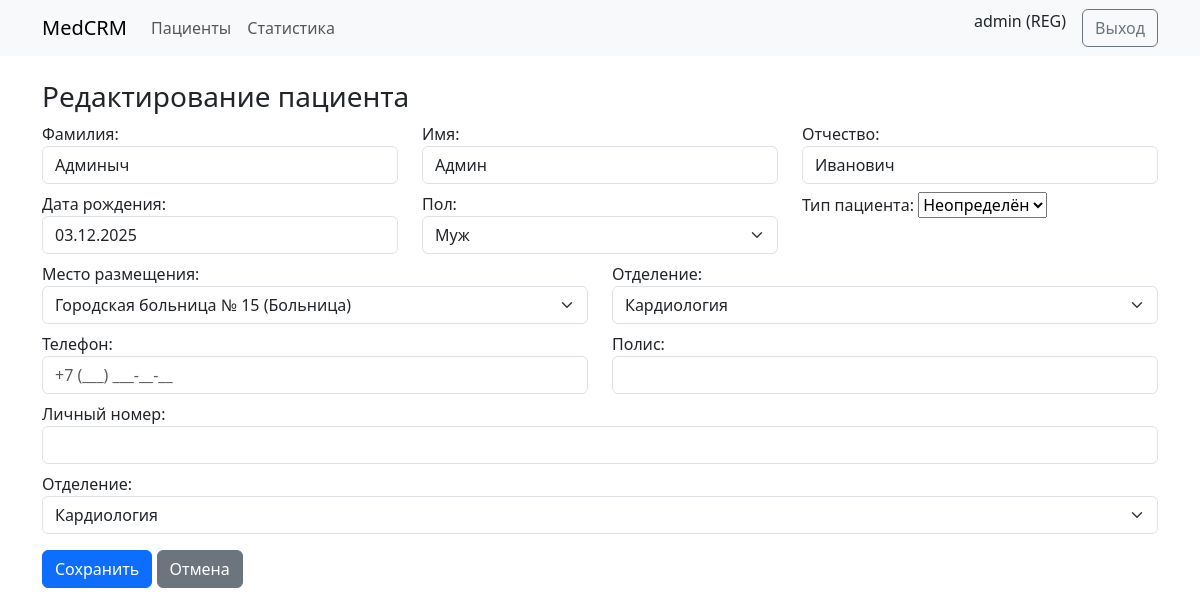
The page /patients/9/edit/ (signed in) on the database its author committed.
### accounts/models.py (models this page shows, shortened)
class User(AbstractUser):
    class Role(models.TextChoices):
        ADMIN = "ADMIN", "Администратор"
        REGISTRAR = "REG", "Регистратор"
        DOCTOR = "DOC", "Врач"
        NURSE = "NUR", "Медсестра"
        PHARMACIST = "PHARM", "Провизор"
        LAB = "LAB", "Лаборант"
    role = models.CharField(max_length=10, choices=Role.choices, default=Role.REGISTRAR)
    department = models.CharField(
        "Отделение",
        max_length=20,
        choices=DEPARTMENTS,
        blank=True,
        null=True,
        help_text="Обязательно для регистраторов, врачей и медсестер"
    )

### patients/models.py (models this page shows, shortened)
class Patient(models.Model):
    GENDER_CHOICES = [
        ("M", "Муж"),
        ("F", "Жен"),
    ]
    PATIENT_TYPE_CHOICES = [
        ("adult", "Взрослый"),
        ("child", "Ребёнок"),
        ("unknown", "Неопределён"),
    ]
    first_name = models.CharField("Имя", max_length=120)
    last_name = models.CharField("Фамилия", max_length=120)
    middle_name = models.CharField("Отчество", max_length=120, blank=True)
    birth_date = models.DateField("Дата рождения")
    gender = models.CharField("Пол", max_length=1, choices=GENDER_CHOICES)
    patient_type = models.CharField(
        "Тип пациента",
        max_length=10,
        choices = PATIENT_TYPE_CHOICES,
        default = "adult",
    )
    department = models.CharField(
        "Отделение",
        max_length=20,
        choices = DEPARTMENT_CHOICES,
        default = "therapy",
    )
    facility = models.ForeignKey(
        Facility,
        verbose_name="Место размещения",
        on_delete=models.SET_NULL,
        null=True,
        blank=True,
        related_name="patients",
    )
    phone = models.CharField("Телефон", max_length=20, blank=True)
    email = models.EmailField("Email", blank=True)
    document_id = models.CharField("Личный номер", max_length=64, blank=True)
    insurance_number = models.CharField("Полис", max_length=64, blank=True)
    address = models.CharField("Адрес", max_length=255, blank=True)
    emergency_contact = models.CharField("Контакт для связи", max_length=255, blank=True)
    is_active = models.BooleanField("Активен", default=True)
    created_at = models.DateTimeField("Создан", auto_now_add=True)
    class Meta:
        ordering = ["last_name", "first_name", "birth_date"]
        verbose_name = "Пациент"
        verbose_name_plural = "Пациенты"

### web/views.py (the view, shortened to what this page needs)
# urls.py: path("patients/<int:pk>/edit/", PatientUpdate.as_view(), name="patient_update"),
class PatientUpdate(RoleRequiredMixin, UpdateView):
    model = Patient
    form_class = PatientForm
    template_name = "patients/update.html"
    allowed_roles = {"REG"}

### patients/models.py (called while the page is built)
    def __str__(self):
        return f"{self.name} ({self.get_type_display()})"

### web/mixins.py (called while the page is built)
    def test_func(self):
        u = self.request.user
        return u.is_authenticated and (not self.allowed_roles or u.role in self.allowed_roles)

### templates/patients/update.html (shortened to what this page needs)
{% extends "base.html" %}
{% block content %}
<h3>Редактирование пациента</h3>
<form method="post">
    <div class="row mb-2">
        <div class="col-md-4">{{ form.last_name.label_tag }} {{ form.last_name }}</div>
        <div class="col-md-4">{{ form.first_name.label_tag }} {{ form.first_name }}</div>
        <div class="col-md-4">{{ form.middle_name.label_tag }} {{ form.middle_name }}</div>
    </div>
    <div class="row mb-2">
        <div class="col-md-4">{{ form.birth_date.label_tag }} {{ form.birth_date }}</div>
        <div class="col-md-4">{{ form.gender.label_tag }} {{ form.gender }}</div>
        <div class="col-md-4">{{ form.patient_type.label_tag }} {{ form.patient_type }}</div>
    </div>
    <div class="row mb-2">
        <div class="col-md-6">{{ form.facility.label_tag }} {{ form.facility }}</div>
        <div class="col-md-6">{{ form.department.label_tag }} {{ form.department }}</div>
    </div>
    <div class="row mb-2">
        <div class="col-md-6">{{ form.phone.label_tag }} {{ form.phone }}</div>
        <div class="col-md-6">{{ form.insurance_number.label_tag }} {{ form.insurance_number }}</div>
    </div>
    <div class="row mb-2">
        <div class="col-md-12">{{ form.document_id.label_tag }} {{ form.document_id }}</div>
    </div>
    <div class="row mb-2">
        <div class="col-md-12">{{ form.department.label_tag }} {{ form.department }}</div>
    </div>
    <button class="btn btn-primary mt-2" type="submit">Сохранить</button>
    <a class="btn btn-secondary mt-2" href="{% url 'web:patient_detail' object.id %}">Отмена</a>
</form>
{% endblock %}

### templates/base.html (shortened to what this page needs)
{% load static %}
<!doctype html>
<html lang="ru">
<head>
    <link href="https://cdn.jsdelivr.net/npm/bootstrap@5.3.3/dist/css/bootstrap.min.css" rel="stylesheet">
</head>
<link rel="stylesheet" href="https://cdn.jsdelivr.net/npm/flatpickr/dist/flatpickr.min.css">
<body>
    <nav class="navbar navbar-expand-lg bg-body-tertiary">
        <div class="container">
            <a class="navbar-brand" href="/">MedCRM</a>
            <div class="collapse navbar-collapse">
                <ul class="navbar-nav me-auto">
                    <li class="nav-item"><a class="nav-link" href="{% url 'web:patients' %}">Пациенты</a></li>
                    <li class="nav-item">
                        <a class="nav-link" href="{% url 'web:departments' %}">Статистика</a>
                    </li>
                </ul>
                <div class="d-flex">
                    {% if user.is_authenticated %}
                    <span class="me-3">{{ user.get_full_name|default:user.username }} ({{ user.role }})</span>
                    <form method="post" action="{% url 'web:logout' %}" style="display:inline;">
                        <button type="submit" class="btn btn-outline-secondary">Выход</button>
                    </form>
                    {% else %}
                    <a class="btn btn-primary" href="{% url 'web:login' %}">Вход</a>
                    {% endif %}
                </div>
            </div>
        </div>
    </nav>
    <div class="container mt-4">
        {% block content %}{% endblock %}
    </div>
    <link rel="stylesheet" href="https://cdn.jsdelivr.net/npm/flatpickr/dist/flatpickr.min.css">
</body>
</html>

### rows shown on the page
User: get_full_name "admin", role "REG"
Patient: last_name "Админыч", first_name "Админ", middle_name "Иванович", birth_date "03.12.2025", gender "Муж", patient_type "Неопределён", facility "Городская больница № 15 (Больница)", department "Кардиология"
